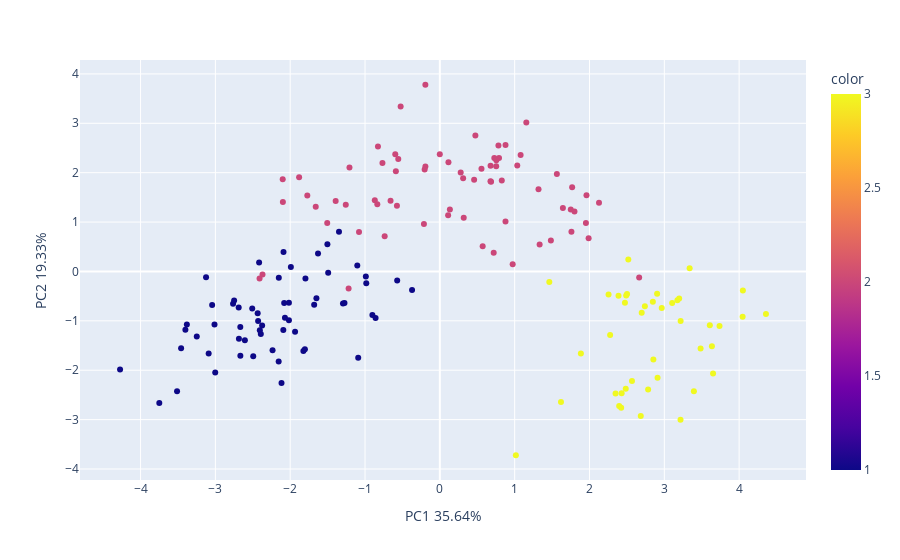

Notebook code for this chart:
### Code cell
def autoscale(df):
    return (df - df.mean()) / df.std()

df_autoscaled = autoscale(feature_df)
PCAplotting(df_autoscaled, data['0'])

### Figure 1 — Plotly figure (JSON) as saved in the notebook; plotly's stock layout.template omitted (floating-point values rounded to 4 significant figures; data arrays with more than 128 entries replaced by an {"elided": "..."} marker saying what was removed)
{"data": [{"hovertemplate": "PC1 35.64%=%{x}<br>PC2 19.33%=%{y}<br>color=%{marker.color}<extra></extra>", "legendgroup": "", "marker": {"color": {"elided": "168 int values"}, "coloraxis": "coloraxis", "symbol": "circle"}, "mode": "markers", "name": "", "orientation": "v", "showlegend": false, "type": "scatter", "x": {"elided": "168 float values"}, "xaxis": "x", "y": {"elided": "168 float values"}, "yaxis": "y"}], "layout": {"coloraxis": {"colorbar": {"title": {"text": "color"}}, "colorscale": [[0, "#0d0887"], [0.1111, "#46039f"], [0.2222, "#7201a8"], [0.3333, "#9c179e"], [0.4444, "#bd3786"], [0.5556, "#d8576b"], [0.6667, "#ed7953"], [0.7778, "#fb9f3a"], [0.8889, "#fdca26"], [1, "#f0f921"]]}, "legend": {"tracegroupgap": 0}, "margin": {"t": 60}, "xaxis": {"anchor": "y", "domain": [0, 1], "title": {"text": "PC1 35.64%"}}, "yaxis": {"anchor": "x", "domain": [0, 1], "title": {"text": "PC2 19.33%"}}}}
